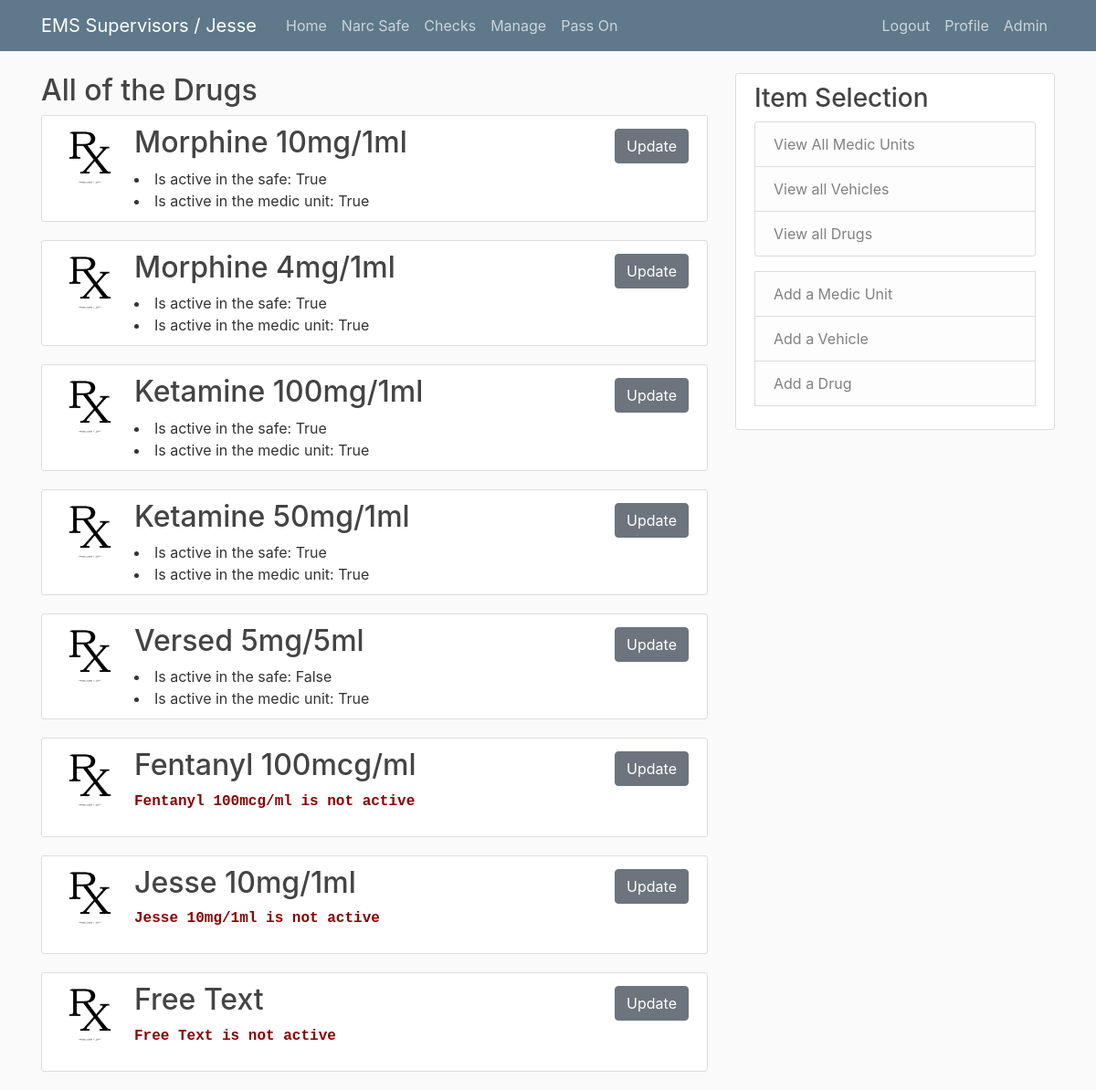
/manage/drugs/ (signed in), run on the app's committed database.
### components/models.py (models this page shows, shortened)
class Drug(models.Model):
    name = models.CharField(max_length=40)
    image = models.ImageField(default='default_drug.png', upload_to='drug_pics')
    is_active_safe = models.BooleanField(default=True)
    is_active_unit = models.BooleanField(default=True)
    def __str__(self):
        return self.name

### components/views.py (the view)
# urls.py: path('manage/drugs/', DrugListView.as_view(), name='drugs'),
class DrugListView(LoginRequiredMixin, ListView):
    model = Drug

### templates/components/drug_list.html
{% extends 'components/manage_base.html' %}
{% block content %}
<div>
    <h2>All of the Drugs</h2>
     {% for drug in object_list %}
        <article class="media content-section">
            <img class="rounded-circle article-img" src="{{ drug.image.url }}">
            <div class="media-body">
                <h2 class="article-title">{{ drug }}</a></h2>
                {% if drug.is_active_safe == True or drug.is_active_unit == True %}
                <li> Is active in the safe: {{ drug.is_active_safe }}</li>
                <li> Is active in the medic unit: {{ drug.is_active_unit }}</li>
                {% elif drug.is_active_safe == False and drug.is_active_unit == False %}
                <p style='font-weight: bold; font-family: Courier; color:darkred' >{{ drug }} is not active</p>
                {% endif %}
            </div>
            <div>
            <a class="btn btn-secondary btm-sm mt-1 mb-1" href="{% url 'drug_update' drug.id %}">Update</a>
            </div>
            </article>
    {% endfor %}
</div>
{% endblock %}

### templates/base.html (shortened to what this page needs)
{% load static %}
<!DOCTYPE html>
<html lang="en">
<head>
    <link rel="stylesheet" href="https://maxcdn.bootstrapcdn.com/bootstrap/4.0.0/css/bootstrap.min.css">
    <link rel="stylesheet" type="text/css" href="{% static 'blog/main.css' %}">
</head>
<body>
    <header class="site-header">
        <nav class="navbar navbar-expand-md navbar-dark bg-steel fixed-top">
            <div class="container">
            {% if request.user.is_anonymous == True %}
            <a class="navbar-brand mr-4" href="/">EMS Supervisors / Logged Out</a>
            {% else %}
            <a class="navbar-brand mr-4" href="/">EMS Supervisors / {{ request.user|title }}</a>
            {% endif %}
            <div class="collapse navbar-collapse" id="navbarToggle">
                <div class="navbar-nav mr-auto">
                <a class="nav-item nav-link" href="{% url 'home' %}">Home</a>
                <a class="nav-item nav-link" href="{% url 'safe_home_view' %}">Narc Safe</a>
                <a class="nav-item nav-link" href="{% url 'check_home_view' %}">Checks</a>
                <a class="nav-item nav-link" href="{% url 'component_home_view' %}">Manage</a>
                <a class="nav-item nav-link" href="{% url 'blog' %}">Pass On</a>
                </div>
                <div class="navbar-nav">
                {% if user.is_authenticated %}
                    <a class="nav-item nav-link" href="{% url 'logout' %}">Logout</a>
                    <a class="nav-item nav-link" href="{% url 'profile' %}">Profile</a>
                    <a class="nav-item nav-link" href="/admin">Admin</a>
                {% else %}
                    <a class="nav-item nav-link" href="{% url 'login' %}">Login</a>
                    <a class="nav-item nav-link" href="{% url 'register' %}">Register</a>
                {% endif %}
                </div>
            </div>
            </div>
        </nav>
    </header>
    <main role="main" class="container">
        <div class="row">
            <div class="col-md-8">
            {% block content %}{% endblock %}
            </div>
            {% if request.get_full_path == '/' %}
                <div class="col-md-4">
                <div class="content-section">
                    <h3>Additional Information</h3>
                    <p class='text-muted'>You can put any information here you'd like.
                    <ul class="list-group">
                        <li class="list-group-item list-group-item-light">Latest Posts</li>
                        <li class="list-group-item list-group-item-light">Announcements</li>
                        <li class="list-group-item list-group-item-light">Calendars</li>
                        <li class="list-group-item list-group-item-light">etc</li>
                    </ul>
                    </p>
            {% else %}
                {% block content_too %}
                {% endblock %}
            {% endif %}
            </div>
            </div>
        </div>
        </main>
</body>
</html>

### blog/static/blog/main.css (style rules this page uses)
body { background: #fafafa; color: #333333; margin-top: 5rem; }
h1, h2, h3, h4, h5, h6 { color: #444444; }
.bg-steel { background-color: #5f788a; }
.site-header .navbar-nav .nav-link { color: #cbd5db; }
.content-section { background: #ffffff; padding: 10px 20px; border: 1px solid #dddddd; border-radius: 3px; margin-bottom: 20px; }
.article-title { color: #444444; }
.article-img { height: 65px; width: 65px; margin-right: 16px; }

### data on the page
Drug: image (placeholder picture), name "Morphine 10mg/1ml", is_active_safe "True", is_active_unit "True"
Drug: image (placeholder picture), name "Morphine 4mg/1ml", is_active_safe "True", is_active_unit "True"
Drug: image (placeholder picture), name "Ketamine 100mg/1ml", is_active_safe "True", is_active_unit "True"
Drug: image (placeholder picture), name "Ketamine 50mg/1ml", is_active_safe "True", is_active_unit "True"
Drug: image (placeholder picture), name "Versed 5mg/5ml", is_active_safe "False", is_active_unit "True"
Drug: image (placeholder picture), name "Fentanyl 100mcg/ml"
Drug: image (placeholder picture), name "Jesse 10mg/1ml"
Drug: image (placeholder picture), name "Free Text"

### other printed values
{{ request.user|title }} "Jesse"
